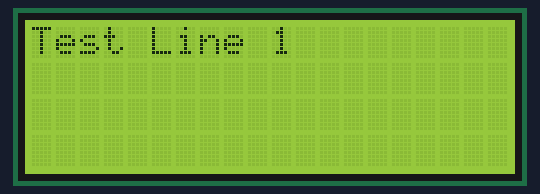
The program below on a simulated MicroPython board. Parts: 20×4 character LCD. What the program prints to the serial console is not drawn. At 2.4 s the program stops and its outputs stay as they are.

Above: at 0.3 s.
At 0.9 s:
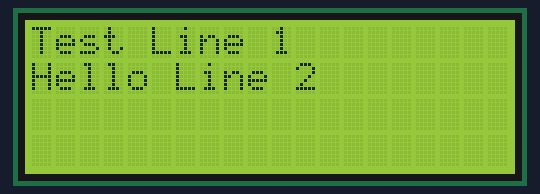
At 1.4 s:
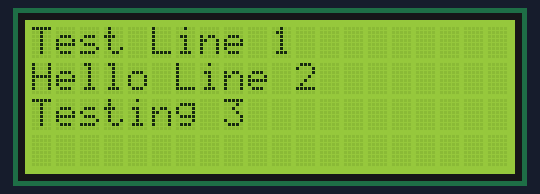
At 1.9 s:
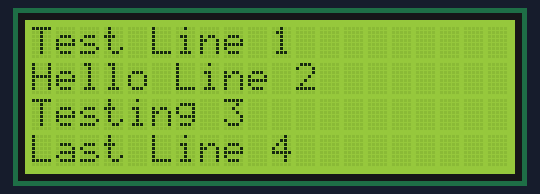

Measured:
- what the display in image 0 shows lasts 0.5 s, from 0.3 s to 0.8 s

The program:

v2.py
```python
from machine import I2C, Pin
import time

class LCD_I2C:
    # PCF8574 pin definitions
    MASK_RS = 0x01       # P0
    MASK_RW = 0x02       # P1
    MASK_E  = 0x04       # P2
    MASK_BL = 0x08       # P3
    MASK_D4 = 0x10       # P4
    MASK_D5 = 0x20       # P5
    MASK_D6 = 0x40       # P6
    MASK_D7 = 0x80       # P7

    def __init__(self, i2c, rows=4, cols=20):
        self.i2c = i2c
        self.rows = rows
        self.cols = cols
        self.lines = [0x80, 0xC0, 0x94, 0xD4]

        # Detect I2C address
        self.scan_result = i2c.scan()
        if not self.scan_result:
            raise Exception("No I2C device found")
        self.address = self.scan_result[0]
        print(f"Found LCD at address: 0x{self.address:x}")

        self.backlight = True
        time.sleep_ms(100)  # Wait after power on
        self._init_display()

    def _pulse_enable(self, data):
        # Pulse the enable pin
        self._write_raw(data | self.MASK_E)  # Enable high
        time.sleep_us(500)                    # Enable pulse width
        self._write_raw(data & ~self.MASK_E)  # Enable low
        time.sleep_us(100)                    # Enable cycle time

    def _write_raw(self, data):
        if self.backlight:
            data |= self.MASK_BL
        else:
            data &= ~self.MASK_BL
        try:
            self.i2c.writeto(self.address, bytes([data]))
        except Exception as e:
            print(f"Write error: {e}")

    def _write_4bits(self, data, rs=False):
        # Prepare data bits
        bits_high = data & 0xF0  # High nibble first
        bits_low = (data << 4) & 0xF0  # Low nibble second

        # Add RS bit
        if rs:
            bits_high |= self.MASK_RS
            bits_low |= self.MASK_RS

        # Send both nibbles
        self._pulse_enable(bits_high)
        self._pulse_enable(bits_low)

    def _write_cmd(self, cmd):
        self._write_4bits(cmd, rs=False)
        time.sleep_ms(2)  # Most commands need 1.52ms

    def _write_data(self, data):
        self._write_4bits(data, rs=True)
        time.sleep_us(100)  # Data needs 43us

    def _init_display(self):
        print("Initializing display...")

        # Initial 8-bit mode initialization
        for i in range(3):
            self._write_raw(0x30)
            self._pulse_enable(0x30)
            time.sleep_ms(5)

        # Switch to 4-bit mode
        self._write_raw(0x20)
        self._pulse_enable(0x20)
        time.sleep_ms(5)

        # Function set: 4-bit mode, 2 lines, 5x8 font
        self._write_cmd(0x28)

        # Display control: display on, cursor off, blink off
        self._write_cmd(0x0C)

        # Clear display and return home
        self.clear()

        # Entry mode set: Increment cursor, no display shift
        self._write_cmd(0x06)

        print("Initialization complete")

    def clear(self):
        """Clear the display"""
        self._write_cmd(0x01)
        time.sleep_ms(2)

    def home(self):
        """Return cursor to home position"""
        self._write_cmd(0x02)
        time.sleep_ms(2)

    def move_to(self, row, col):
        """Move cursor to specified position"""
        if 0 <= row < self.rows and 0 <= col < self.cols:
            self._write_cmd(self.lines[row] + col)

    def write_string(self, string):
        """Write string at current cursor position"""
        for char in string:
            self._write_data(ord(char))

    def display_text(self, text, row=0, col=0):
        """Display text at specified position"""
        self.move_to(row, col)
        self.write_string(text[:self.cols])

# Test code
def test_lcd():
    print("Starting LCD test...")
    i2c = I2C(0, sda=Pin(26), scl=Pin(0), freq=100000)

    try:
        lcd = LCD_I2C(i2c)

        # Simple test pattern
        print("Writing test pattern...")
        lcd.clear()
        time.sleep_ms(100)

        # Test one line at a time with delays
        test_lines = [
            "Test Line 1",
            "Hello Line 2",
            "Testing 3",
            "Last Line 4"
        ]

        for i, line in enumerate(test_lines):
            print(f"Writing line {i+1}: {line}")
            lcd.display_text(line, i, 0)
            time.sleep_ms(500)

        print("Test complete")

    except Exception as e:
        print(f"Error during test: {e}")

# Run the test
test_lcd()
```
